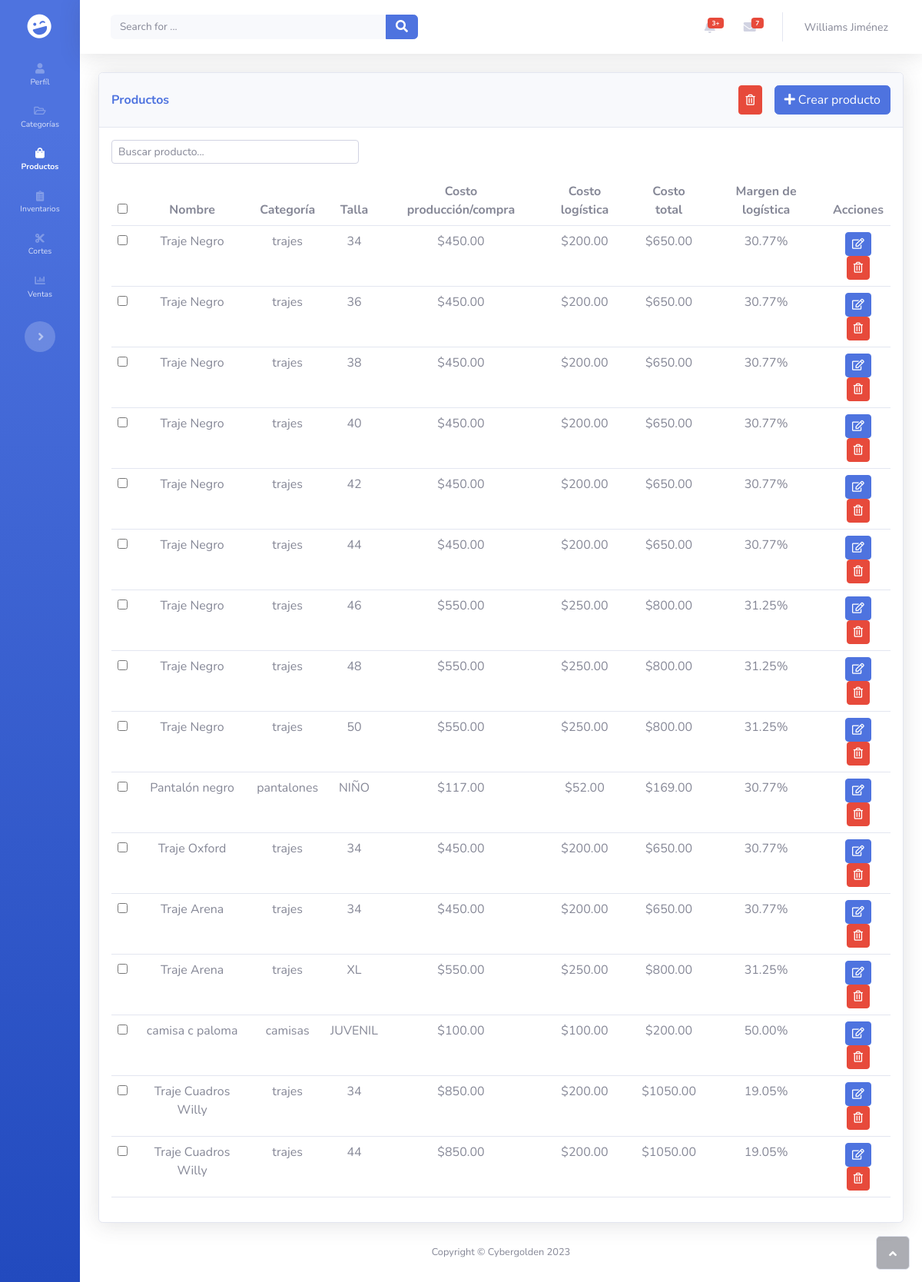
Screenshot of /products/ (signed in) with the database file from the repository.
### products/models.py (models this page shows, shortened)
class Product(models.Model):
    name = models.CharField(max_length=100, blank=False, null=False)
    category = models.ForeignKey(Category, on_delete=models.CASCADE, blank=True, null=True)
    production_cost = models.DecimalField(max_digits=10, decimal_places=2, blank=False, null=False) # Costo sin caballo
    logistics_cost = models.DecimalField(max_digits=10, decimal_places=2, blank=False, null=False) # Costo con caballo
    minimum_stock = models.IntegerField(blank=False, null=False)
    size = models.CharField(max_length=10, blank=True, null=True)
    created_at = models.DateTimeField(auto_now_add=True)
    updated_at = models.DateTimeField(auto_now=True)

class Category(models.Model):
    name = models.CharField(max_length=100, unique=True, blank=False, null=False)
    created_at = models.DateTimeField(auto_now_add=True)
    updated_at = models.DateTimeField(auto_now=True)
    def __str__(self):
        return self.name

### products/views.py (the view)
# urls.py: path('products/', include('products.urls')),
@login_required
def products(request):
    if request.method == 'GET':
        products = Product.objects.all()
        return render(request, 'products/products.html', {
            'products': products,
            'is_staff': request.user.employee.position in STAFF,
            'is_sell_agent': request.user.employee.position == 'SA',
            'is_maquila_operator': request.user.employee.position == 'MO',
        })

### products/templates/products/products.html (shortened to what this page needs)
{% extends 'users/layout.html' %}
{% load static %}
{% block extend_head %}
<link rel="stylesheet" href="{% static 'users/assets/css/layout.css' %}">
<link rel="stylesheet" href="{% static 'products/css/products.css' %}">
{% endblock %}
{% block content %}
<div class="container-fluid">
  <div id="show-categories-container">
    <div id="products-container">
      <div class="card shadow">
        <div class="card-header d-flex justify-content-between align-items-center flex-wrap py-3">
          <p class="text-primary flex-grow-0 flex-shrink-1 m-0 fw-bold">Productos</p>
          {% if is_staff %}
          <div class="d-flex">
            <button class="btn btn-danger btn-sm btn-icon delete-row-btn me-3" id="delete-all-products-btn" type="button">
              <i class="far fa-trash-alt"></i>
            </button>
            <a href="{% url 'products:create_product' %}" id="create-category-btn" class="btn btn-primary" type="button">
              <i class="fas fa-plus"></i>&nbsp;Crear producto
            </a>
          </div>
          {% endif %}
        </div>
        <div class="card-body">
          <div class="row mb-3">
            <div class="col-md-4">
              <div class="input-group">
                <input id="searchInput" type="text" class="form-control form-control-sm" placeholder="Buscar producto...">
              </div>
            </div>
          </div>
          <div class="table-responsive table mt-2" id="dataTable" role="grid" aria-describedby="dataTable_info">
            <table class="table my-0" id="dataTable">
              <thead>
                <tr>
                  {% if is_staff %}
                  <th class="text-center"><input type="checkbox"></th>
                  {% endif %}
                  <th class="text-center">Nombre</th>
                  <th class="text-center">Categoría</th>
                  <th class="text-center">Talla</th>
                  {% if is_staff %}
                  <th class="text-center">Costo producción/compra</th>
                  <th class="text-center">Costo logística</th>
                  {% endif %}
                  {% if is_staff or is_sell_agent %}
                  <th class="text-center">Costo total</th>
                  {% endif %}
                  {% if is_staff %}
                  <th class="text-center">Margen de logística</th>
                  <th class="text-center">Acciones</th>
                  {% endif %}
                </tr>
              </thead>
              <tbody>
                {% if products %}
                  {% for product in products %}
                  <tr>
                    {% if is_staff %}
                    <th class="text-center"><input type="checkbox" data-product-id="{{ product.id }}" class="product-checkbox"></th>
                    {% endif %}
                    <td class="text-center searchable">{{ product.name }}</td>
                    <td class="text-center searchable">{{ product.category }}</td>
                    <td class="text-center searchable">{{ product.size }}</td>
                    {% if is_staff %}
                    <td class="text-center">${{ product.production_cost }}</td>
                    <td class="text-center">${{ product.logistics_cost }}</td>
                    {% endif %}
                    {% with total_cost=product.production_cost|add:product.logistics_cost %}
                      {% if is_staff or is_sell_agent %}
                      <td class="text-center">${{ total_cost|floatformat:"2" }}</td>
                      {% endif %}
                    {% endwith %}
                    {% with total_cost=product.production_cost|add:product.logistics_cost %}
                      {% if is_staff %}
                      <td class="text-center logistics_cost_percentage" data-logistics-cost="{{ product.logistics_cost }}" data-total-cost="{{ total_cost }}">
                      </td>
                      {% endif %}
                    {% endwith %}
                    {% if is_staff %}
                      <td class="text-center">
                        <a
                        href="{% url 'products:update_product' product.id %}"
                        class="btn btn-primary btn-sm update-product-btn"
                        data-id="{{ product.id }}"
                        data-name="{{ product.name }}"
                        type="button"
                        ><i
                          class="far fa-edit"
                          data-id="{{ product.id }}"
                          data-name="{{ product.name }}"
                        ></i
                      ></a>
                        <button class="btn btn-danger btn-sm delete-product-btn" data-id="{{ product.id }}" data-name="{{ product.name }}" type="button">
                          <i class="far fa-trash-alt" data-id="{{ product.id }}" data-name="{{ product.name }}"></i>
                        </button>
                      </td>
                    {% endif %}
                  </tr>
                  {% endfor %}
                {% else %}
                    <p>No hay productos para mostrar.</p>
                {% endif %}
              </tbody>
            </table>
          </div>
      </div>
    </div>
</div>
{% endblock %}

### users/templates/users/layout.html (shortened to what this page needs)
{% load static %}
<!DOCTYPE html>
<html lang="en">
  <head>
    <link rel="stylesheet" href="{% static 'users/assets/bootstrap/css/bootstrap.min.css' %}">
    <link rel="stylesheet" href="{% static 'users/assets/fonts/fontawesome-all.min.css' %}">
    <link rel="stylesheet" href="https://cdn.jsdelivr.net/npm/sweetalert2@10.16.6/dist/sweetalert2.min.css">
    {% block extend_head %}
    {% endblock %}
  </head>
  <body id="page-top" class="sidebar-toggled">
    <div id="wrapper">
      <nav class="navbar navbar-dark align-items-start sidebar sidebar-dark accordion bg-gradient-primary p-0 toggled">
        <div class="container-fluid d-flex flex-column p-0">
          <a
            class="navbar-brand d-flex justify-content-center align-items-center sidebar-brand m-0"
            href="#"
          >
            <div class="sidebar-brand-icon rotate-n-15">
              <i class="fas fa-laugh-wink"></i>
            </div>
          </a>
          <ul class="navbar-nav text-light" id="accordionSidebar">
            <li class="nav-item">
              <a id="nav-link-profile" class="nav-link active" href="{% url 'users:profile' %}"
                ><i class="fas fa-user"></i><span>Perfíl</span></a
              >
            </li>
            <li class="nav-item">
              <a id="nav-link-categories" class="nav-link" href="{% url 'products:categories' %}"
                ><i class="far fa-folder-open"></i><span>Categorías</span></a
              >
            </li>
            <li class="nav-item">
              <a id="nav-link-products" class="nav-link" href="{% url 'products:products' %}"
                ><i class="fas fa-shopping-bag"></i><span>Productos</span></a
              >
            </li>
            <li class="nav-item">
              <a id="nav-link-inventory" class="nav-link" href="{% url 'products:inventory' %}">
                <i class="fas fa-clipboard-list"></i><span>Inventarios</span>
              </a>
            </li>
            <li class="nav-item">
              <a id="nav-link-cuts" class="nav-link" href="{% url 'maquila:cuts' %}">
                <i class="fas fa-cut"></i>
                <span>Cortes</span>
              </a>
            </li>
            <li class="nav-item">
              <a id="nav-link-sales" class="nav-link" href="#">
                <i class="fas fa-chart-bar"></i>
                <span>Ventas</span>
              </a>
            </li>
          </ul>
          <div class="text-center d-none d-md-inline">
            <button
              class="btn rounded-circle border-0"
              id="sidebarToggle"
              type="button"
            ></button>
          </div>
        </div>
      </nav>
      <div id="content">
        <nav class="navbar navbar-light navbar-expand bg-white shadow mb-4 topbar static-top">
          <div class="container-fluid">
            <form
              class="d-none d-sm-inline-block me-auto ms-md-3 my-2 my-md-0 mw-100 navbar-search"
            >
              <div class="input-group">
                <input
                  class="bg-light form-control border-0 small"
                  type="text"
                  placeholder="Search for ..."
                /><button class="btn btn-primary py-0" type="button">
                  <i class="fas fa-search"></i>
                </button>
              </div>
            </form>
            <ul class="navbar-nav flex-nowrap ms-auto">
              <li class="nav-item dropdown no-arrow mx-1">
                <div class="nav-item dropdown no-arrow">
                  <a
                    class="dropdown-toggle nav-link"
                    aria-expanded="false"
                    data-bs-toggle="dropdown"
                    href="#"
                    ><span class="badge bg-danger badge-counter">3+</span
                    ></a>
                </div>
              </li>
              <li class="nav-item dropdown no-arrow mx-1">
                <div class="nav-item dropdown no-arrow">
                  <a
                    class="dropdown-toggle nav-link"
                    aria-expanded="false"
                    data-bs-toggle="dropdown"
                    href="#"
                    ><span class="badge bg-danger badge-counter">7</span
                    ><i class="fas fa-envelope fa-fw"></i
                  ></a>
                </div>
              </li>
              <li class="nav-item dropdown no-arrow">
                <div class="nav-item dropdown no-arrow">
                  <a
                    class="dropdown-toggle nav-link"
                    aria-expanded="false"
                    data-bs-toggle="dropdown"
                    href="#"
                    ><span class="d-none d-lg-inline me-2 text-gray-600 small"
                      >{{ user.first_name }} {{ user.last_name }}</span
                    ></a>
                </div>
              </li>
            </ul>
          </div>
        </nav>
        {% block content %}
        {% endblock %}
        <footer class="bg-white sticky-footer">
          <div class="container my-auto">
              <div class="text-center my-auto copyright"><span>Copyright © Cybergolden 2023</span></div>
          </div>
        </footer>
        </div><a class="border rounded d-inline scroll-to-top" href="#page-top"><i class="fas fa-angle-up"></i></a>
      </div>
    </div>
  </body>
</html>

### users/static/users/assets/css/layout.css (style rules this page uses)
#content { width: 100%; }

### rows the page displays
Product: name "Traje Negro", category "trajes", size "34", production_cost "450.00", logistics_cost "200.00", value "650.00"
Product: name "Traje Negro", category "trajes", size "36", production_cost "450.00", logistics_cost "200.00", value "650.00"
Product: name "Traje Negro", category "trajes", size "38", production_cost "450.00", logistics_cost "200.00", value "650.00"
Product: name "Traje Negro", category "trajes", size "40", production_cost "450.00", logistics_cost "200.00", value "650.00"
Product: name "Traje Negro", category "trajes", size "42", production_cost "450.00", logistics_cost "200.00", value "650.00"
Product: name "Traje Negro", category "trajes", size "44", production_cost "450.00", logistics_cost "200.00", value "650.00"
Product: name "Traje Negro", category "trajes", size "46", production_cost "550.00", logistics_cost "250.00", value "800.00"
Product: name "Traje Negro", category "trajes", size "48", production_cost "550.00", logistics_cost "250.00", value "800.00"
Product: name "Traje Negro", category "trajes", size "50", production_cost "550.00", logistics_cost "250.00", value "800.00"
Product: name "Pantalón negro", category "pantalones", size "NIÑO", production_cost "117.00", logistics_cost "52.00", value "169.00"
Product: name "Traje Oxford", category "trajes", size "34", production_cost "450.00", logistics_cost "200.00", value "650.00"
Product: name "Traje Arena", category "trajes", size "34", production_cost "450.00", logistics_cost "200.00", value "650.00"
Product: name "Traje Arena", category "trajes", size "XL", production_cost "550.00", logistics_cost "250.00", value "800.00"
Product: name "camisa c paloma", category "camisas", size "JUVENIL", production_cost "100.00", logistics_cost "100.00", value "200.00"
Product: name "Traje Cuadros Willy", category "trajes", size "34", production_cost "850.00", logistics_cost "200.00", value "1050.00"
Product: name "Traje Cuadros Willy", category "trajes", size "44", production_cost "850.00", logistics_cost "200.00", value "1050.00"

### other values shown
{{ user.first_name }} "Williams"
{{ user.last_name }} "Jiménez"
